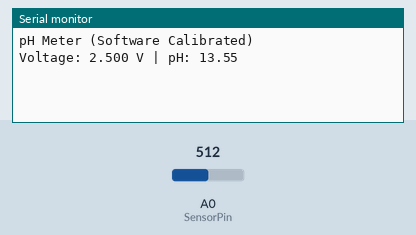
This sketch was run on a simulated Arduino Uno, built with avr-gcc and run on an emulated ATmega328P. Shown: the last lines printed to the serial monitor. The test bench sets the inputs (shaded band); at power-on: A0 (SensorPin) = 512.

Above: at 1.2 s.
1.3 s: A0 (SensorPin) set to 716
At 1.3 s:
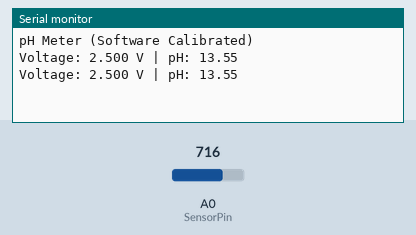
2.8 s: A0 (SensorPin) set to 900
At 3.9 s:
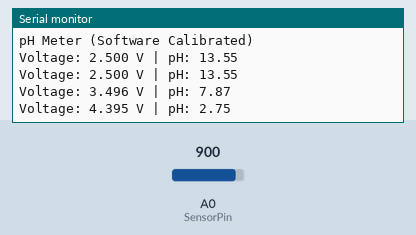
Timing chart, 0 to 5.8 s (numbered marks = the images above; inputs shaded):
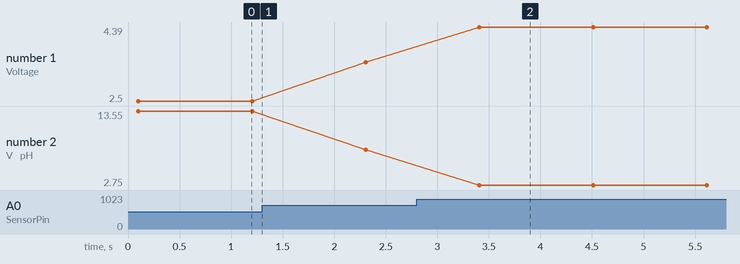

The sketch:

Ph_sensor_2.ino
```cpp
#define SensorPin A0

float slope = -5.7;
float intercept = 27.8;   // calibrated for YOUR module

int buf[10], temp;
unsigned long avgValue;

void setup() {
  Serial.begin(9600);
  Serial.println("pH Meter (Software Calibrated)");
}

void loop() {

  for (int i = 0; i < 10; i++) {
    buf[i] = analogRead(SensorPin);
    delay(10);
  }

  for (int i = 0; i < 9; i++) {
    for (int j = i + 1; j < 10; j++) {
      if (buf[i] > buf[j]) {
        temp = buf[i];
        buf[i] = buf[j];
        buf[j] = temp;
      }
    }
  }

  avgValue = 0;
  for (int i = 2; i < 8; i++)
    avgValue += buf[i];

  float voltage = avgValue * 5.0 / (1024.0 * 6);
  float pH = slope * voltage + intercept;

  Serial.print("Voltage: ");
  Serial.print(voltage, 3);
  Serial.print(" V | pH: ");
  Serial.println(pH, 2);

  delay(1000);
}
```

Measured:
- after the input at 2.8 s, the serial monitor: prints a new line after 0.61 s (image 2)
- plotted number 1: 2.5 → 3.5 after the input at 1.3 s, 3.5 → 4.39 after the input at 2.8 s
- plotted number 2: 13.55 → 7.87 after the input at 1.3 s, 7.87 → 2.75 after the input at 2.8 s
